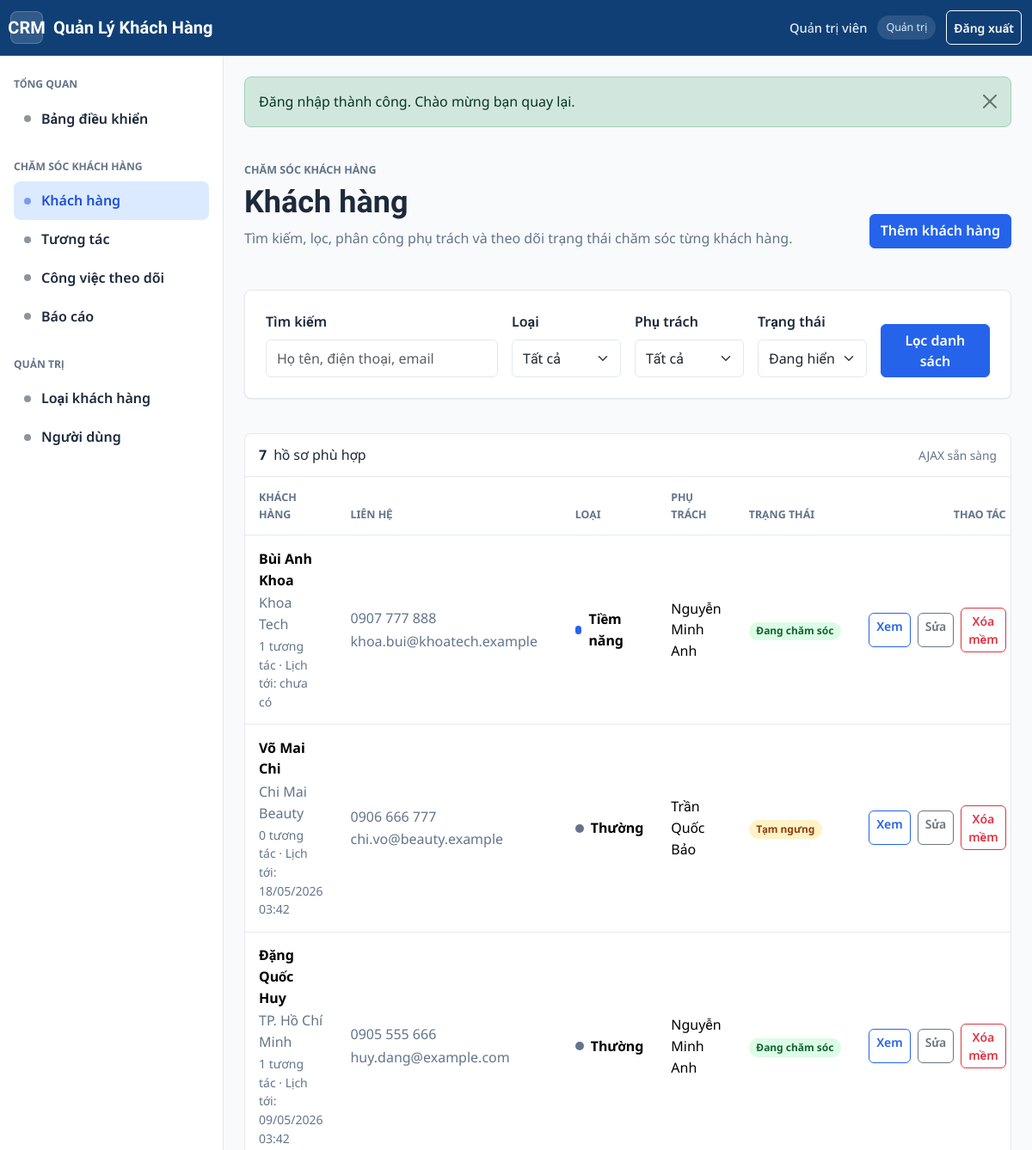
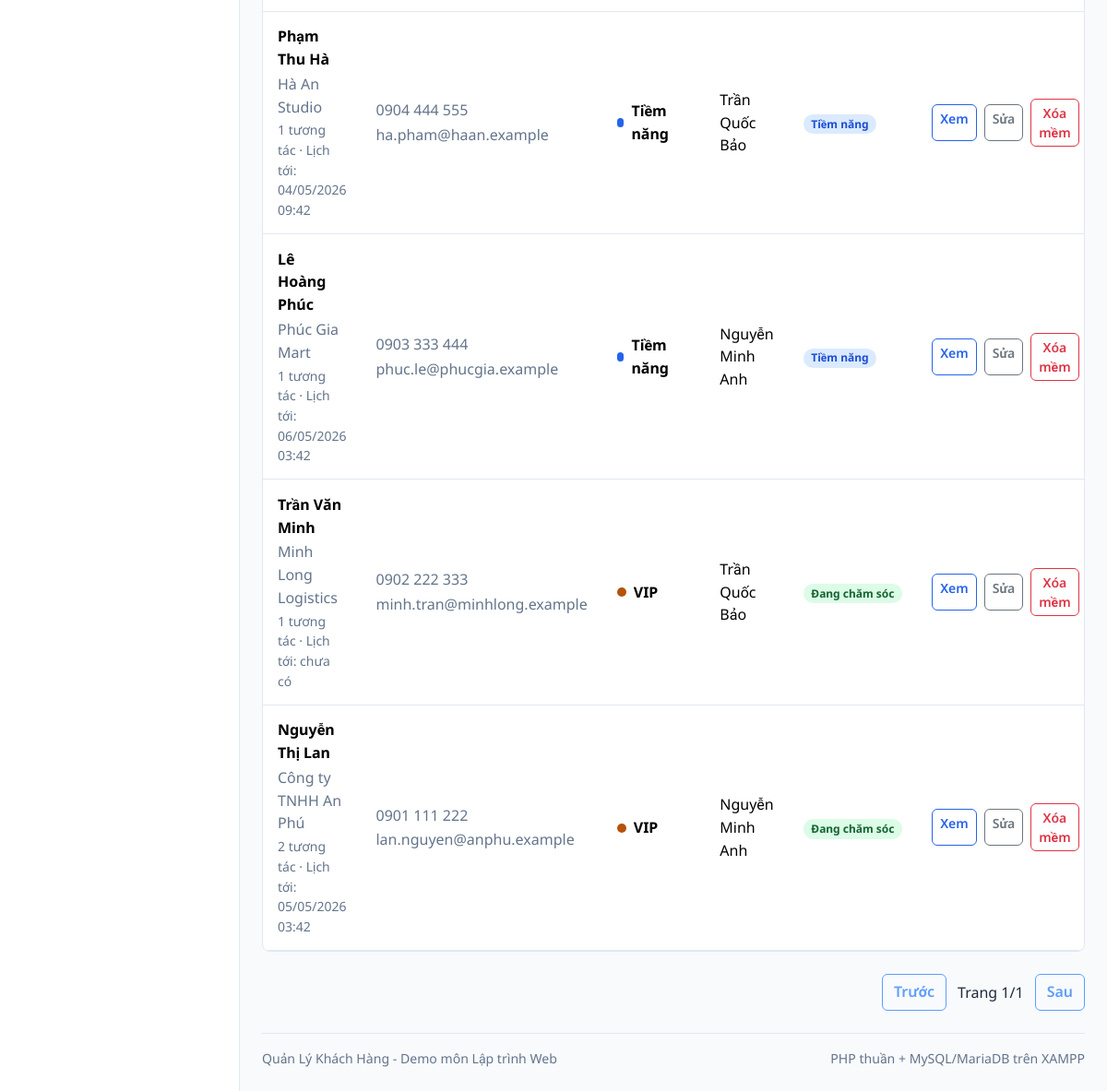
Screenshot of /khach-hang/index.php (signed in) with the database file from the repository (2 pictures, top to bottom).
### tables this page shows
CREATE TABLE `customers` (
    `id` INT UNSIGNED NOT NULL AUTO_INCREMENT,
    `customer_type_id` INT UNSIGNED NOT NULL,
    `assigned_user_id` INT UNSIGNED NULL,
    `full_name` VARCHAR(150) NOT NULL,
    `company_name` VARCHAR(150) NULL,
    `gender` ENUM('male', 'female', 'other', 'unknown') NOT NULL DEFAULT 'unknown',
    `date_of_birth` DATE NULL,
    `phone` VARCHAR(32) NULL,
    `phone_normalized` VARCHAR(32) NULL,
    `email` VARCHAR(191) NULL,
    `email_normalized` VARCHAR(191) NULL,
    `address` VARCHAR(255) NULL,
    `city` VARCHAR(80) NULL,
    `source` ENUM('website', 'facebook', 'referral', 'walk_in', 'phone', 'other') NOT NULL DEFAULT 'other',
    `status` ENUM('active', 'potential', 'inactive') NOT NULL DEFAULT 'active',
    `notes` TEXT NULL,
    `deleted_at` DATETIME NULL,
    `active_phone_key` VARCHAR(32)
        GENERATED ALWAYS AS (
            CASE
                WHEN `deleted_at` IS NULL
                 AND `phone_normalized` IS NOT NULL
                 AND `phone_normalized` <> ''
                THEN `phone_normalized`
                ELSE NULL
            END
        ) PERSISTENT,
    `active_email_key` VARCHAR(191)
        GENERATED ALWAYS AS (
            CASE
                WHEN `deleted_at` IS NULL
                 AND `email_normalized` IS NOT NULL
                 AND `email_normalized` <> ''
                THEN `email_normalized`
                ELSE NULL
            END
        ) PERSISTENT,
    `created_at` DATETIME NOT NULL DEFAULT CURRENT_TIMESTAMP,
    `updated_at` DATETIME NOT NULL DEFAULT CURRENT_TIMESTAMP ON UPDATE CURRENT_TIMESTAMP,
    PRIMARY KEY (`id`),
    UNIQUE KEY `uq_customers_active_phone` (`active_phone_key`),
    UNIQUE KEY `uq_customers_active_email` (`active_email_key`),
    KEY `idx_customers_name` (`full_name`),
    KEY `idx_customers_company_name` (`company_name`),
    KEY `idx_customers_type_status` (`customer_type_id`, `status`),
    KEY `idx_customers_assigned_status` (`assigned_user_id`, `status`),
    KEY `idx_customers_status_deleted` (`status`, `deleted_at`),
    KEY `idx_customers_deleted_at` (`deleted_at`),
    KEY `idx_customers_phone_normalized` (`phone_normalized`),
    KEY `idx_customers_email_normalized` (`email_normalized`),
    CONSTRAINT `fk_customers_customer_type`
        FOREIGN KEY (`customer_type_id`) REFERENCES `customer_types` (`id`)
        ON UPDATE CASCADE
        ON DELETE RESTRICT,
    CONSTRAINT `fk_customers_assigned_user`
        FOREIGN KEY (`assigned_user_id`) REFERENCES `users` (`id`)
        ON UPDATE CASCADE
        ON DELETE SET NULL
);

CREATE TABLE `customer_types` (
    `id` INT UNSIGNED NOT NULL AUTO_INCREMENT,
    `name` VARCHAR(80) NOT NULL,
    `description` VARCHAR(255) NULL,
    `priority_score` TINYINT UNSIGNED NOT NULL DEFAULT 0,
    `color` VARCHAR(20) NOT NULL DEFAULT '#64748b',
    `is_active` TINYINT(1) NOT NULL DEFAULT 1,
    `created_at` DATETIME NOT NULL DEFAULT CURRENT_TIMESTAMP,
    `updated_at` DATETIME NOT NULL DEFAULT CURRENT_TIMESTAMP ON UPDATE CURRENT_TIMESTAMP,
    PRIMARY KEY (`id`),
    UNIQUE KEY `uq_customer_types_name` (`name`),
    KEY `idx_customer_types_active` (`is_active`),
    KEY `idx_customer_types_priority_score` (`priority_score`)
);

CREATE TABLE `users` (
    `id` INT UNSIGNED NOT NULL AUTO_INCREMENT,
    `full_name` VARCHAR(120) NOT NULL,
    `username` VARCHAR(50) NOT NULL,
    `email` VARCHAR(191) NOT NULL,
    `phone` VARCHAR(32) NULL,
    `password_hash` VARCHAR(255) NOT NULL,
    `role` ENUM('admin', 'staff') NOT NULL DEFAULT 'staff',
    `status` ENUM('active', 'locked') NOT NULL DEFAULT 'active',
    `last_login_at` DATETIME NULL,
    `created_at` DATETIME NOT NULL DEFAULT CURRENT_TIMESTAMP,
    `updated_at` DATETIME NOT NULL DEFAULT CURRENT_TIMESTAMP ON UPDATE CURRENT_TIMESTAMP,
    PRIMARY KEY (`id`),
    UNIQUE KEY `uq_users_username` (`username`),
    UNIQUE KEY `uq_users_email` (`email`),
    KEY `idx_users_role_status` (`role`, `status`),
    KEY `idx_users_status` (`status`),
    KEY `idx_users_last_login_at` (`last_login_at`)
);

### khach-hang/index.php (the view, shortened to what the rows shown need)
<?php
$boLoc = lay_bo_loc_khach_hang();
$tongDong = dem_khach_hang_theo_bo_loc($boLoc);
$phanTrang = tinh_phan_trang($tongDong, lay_trang_hien_tai(), 8);
$danhSachKhachHang = lay_danh_sach_khach_hang($boLoc, $phanTrang);
require __DIR__ . '/../giao-dien/dau-trang.php';
?>
<div class="page-header">
    <div>
        <h1 class="page-title">Khách hàng</h1>
    </div>
</div>
<section class="table-card" data-customer-list-region>
    <div class="table-responsive">
        <table class="table align-middle">
            <thead>
                <tr>
                    <th>Khách hàng</th>
                    <th>Liên hệ</th>
                    <th>Loại</th>
                    <th>Phụ trách</th>
                    <th>Trạng thái</th>
                    <th class="text-end">Thao tác</th>
                </tr>
            </thead>
            <tbody data-customer-table-body>
                <?php foreach ($danhSachKhachHang as $khachHang): ?>
                    <tr>
                        <td>
                            <div class="customer-name-cell">
                                <strong><?= e($khachHang['full_name']) ?></strong>
                                <span><?= e($khachHang['company_name'] ?: $khachHang['city'] ?: 'Khách hàng cá nhân') ?></span>
                                <small><?= e((string) $khachHang['interaction_count']) ?> tương tác · Lịch tới: <?= e(dinh_dang_ngay_gio($khachHang['next_task_due_at']) ?: 'chưa có') ?></small>
                            </div>
                        </td>
                        <td>
                            <div class="customer-contact-cell">
                                <span><?= e($khachHang['phone'] ?: 'Chưa có SĐT') ?></span>
                                <span><?= e($khachHang['email'] ?: 'Chưa có email') ?></span>
                            </div>
                        </td>
                        <td>
                            <span class="customer-type-chip" style="--type-color: <?= e(mau_loai_khach_hang_khach_an_toan($khachHang['customer_type_color'])) ?>">
                                <?= e($khachHang['customer_type_name']) ?>
                            </span>
                        </td>
                        <td><?= e($khachHang['assigned_user_name'] ?: 'Chưa phân công') ?></td>
                        <td>
                            <span class="badge <?= e(lop_badge_trang_thai_khach_hang($khachHang['status'], $khachHang['deleted_at'])) ?>">
                                <?= e(nhan_hien_thi_trang_thai_khach_hang($khachHang['status'], $khachHang['deleted_at'])) ?>
                            </span>
                        </td>
                        <td>
                            <div class="customer-row-actions">
                                <a class="btn btn-sm btn-outline-primary" href="<?= e(duong_dan('khach-hang/chi-tiet.php?id=' . $khachHang['id'])) ?>">Xem</a>
                                <?php if ($khachHang['deleted_at']): ?>
                                    <form action="<?= e(duong_dan('khach-hang/khoi-phuc.php')) ?>" method="post">
                                        <input type="hidden" name="id" value="<?= e($khachHang['id']) ?>">
                                        <button class="btn btn-sm btn-outline-success" type="submit">Khôi phục</button>
                                    </form>
                                <?php else: ?>
                                    <a class="btn btn-sm btn-outline-secondary" href="<?= e(duong_dan('khach-hang/sua.php?id=' . $khachHang['id'])) ?>">Sửa</a>
                                    <form action="<?= e(duong_dan('khach-hang/xoa-mem.php')) ?>" method="post">
                                        <button class="btn btn-sm btn-outline-danger" data-confirm-message="Xóa mềm khách hàng này khỏi danh sách đang chăm sóc?" type="submit">Xóa mềm</button>
                                    </form>
                                <?php endif; ?>
                            </div>
                        </td>
                    </tr>
                <?php endforeach; ?>
            </tbody>
        </table>
    </div>
</section>
<?php require __DIR__ . '/../giao-dien/cuoi-trang.php'; ?>

### rows the page displays
customers: full_name "Bùi Anh Khoa", company_name "Khoa Tech", interaction_count "1", next_task_due_at "chưa có", phone "0907 777 888", email "khoa.bui@khoatech.example", customer_type.name "Tiềm năng", assigned_user.full_name "Nguyễn Minh Anh", status+deleted_at "Đang chăm sóc"
customers: full_name "Võ Mai Chi", company_name "Chi Mai Beauty", interaction_count "0", next_task_due_at "18/05/2026 03:42", phone "0906 666 777", email "chi.vo@beauty.example", customer_type.name "Thường", assigned_user.full_name "Trần Quốc Bảo", status+deleted_at "Tạm ngưng"
customers: full_name "Đặng Quốc Huy", city "TP. Hồ Chí Minh", interaction_count "1", next_task_due_at "09/05/2026 03:42", phone "0905 555 666", email "huy.dang@example.com", customer_type.name "Thường", assigned_user.full_name "Nguyễn Minh Anh", status+deleted_at "Đang chăm sóc"
customers: full_name "Phạm Thu Hà", company_name "Hà An Studio", interaction_count "1", next_task_due_at "04/05/2026 09:42", phone "0904 444 555", email "ha.pham@haan.example", customer_type.name "Tiềm năng", assigned_user.full_name "Trần Quốc Bảo", status+deleted_at "Tiềm năng"
customers: full_name "Lê Hoàng Phúc", company_name "Phúc Gia Mart", interaction_count "1", next_task_due_at "06/05/2026 03:42", phone "0903 333 444", email "phuc.le@phucgia.example", customer_type.name "Tiềm năng", assigned_user.full_name "Nguyễn Minh Anh", status+deleted_at "Tiềm năng"
customers: full_name "Trần Văn Minh", company_name "Minh Long Logistics", interaction_count "1", next_task_due_at "chưa có", phone "0902 222 333", email "minh.tran@minhlong.example", customer_type.name "VIP", assigned_user.full_name "Trần Quốc Bảo", status+deleted_at "Đang chăm sóc"
customers: full_name "Nguyễn Thị Lan", company_name "Công ty TNHH An Phú", interaction_count "2", next_task_due_at "05/05/2026 03:42", phone "0901 111 222", email "lan.nguyen@anphu.example", customer_type.name "VIP", assigned_user.full_name "Nguyễn Minh Anh", status+deleted_at "Đang chăm sóc"

### other values shown
TEN_UNG_DUNG "Quản Lý Khách Hàng"
$nguoiDung['ho_ten'] ?: $nguoiDung['ten_dang_nhap'] "Quản trị viên"
$vaiTro "Quản trị"
$nhan "Bảng điều khiển Khách hàng Tương tác Công việc theo dõi Báo cáo Loại khách hàng Người dùng"
$thongBao['noi_dung'] "Đăng nhập thành công. Chào mừng bạn quay lại."
$tongDong "7"
$phanTrang['trang'] "1"
$phanTrang['tong_trang'] "1"
